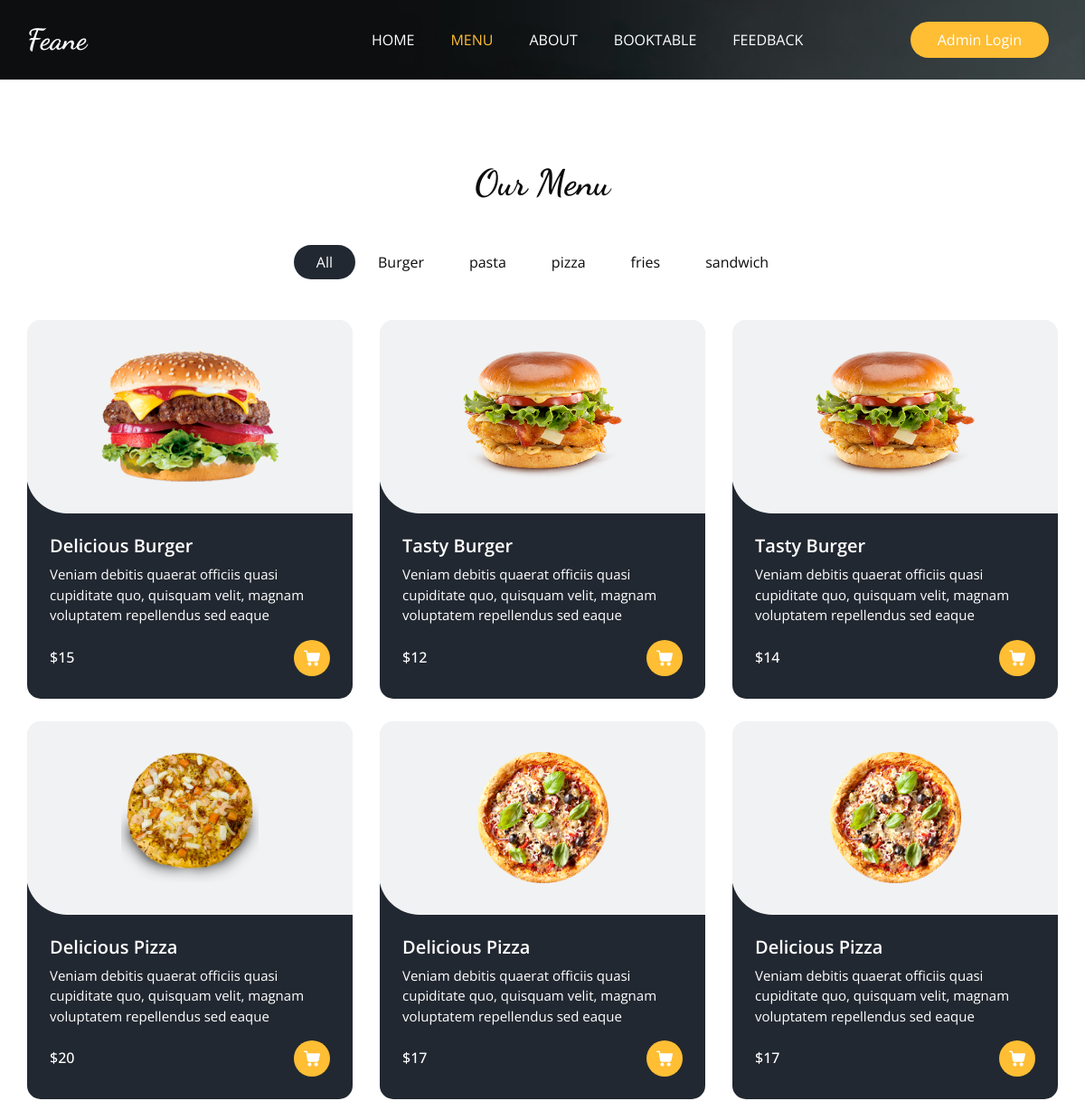
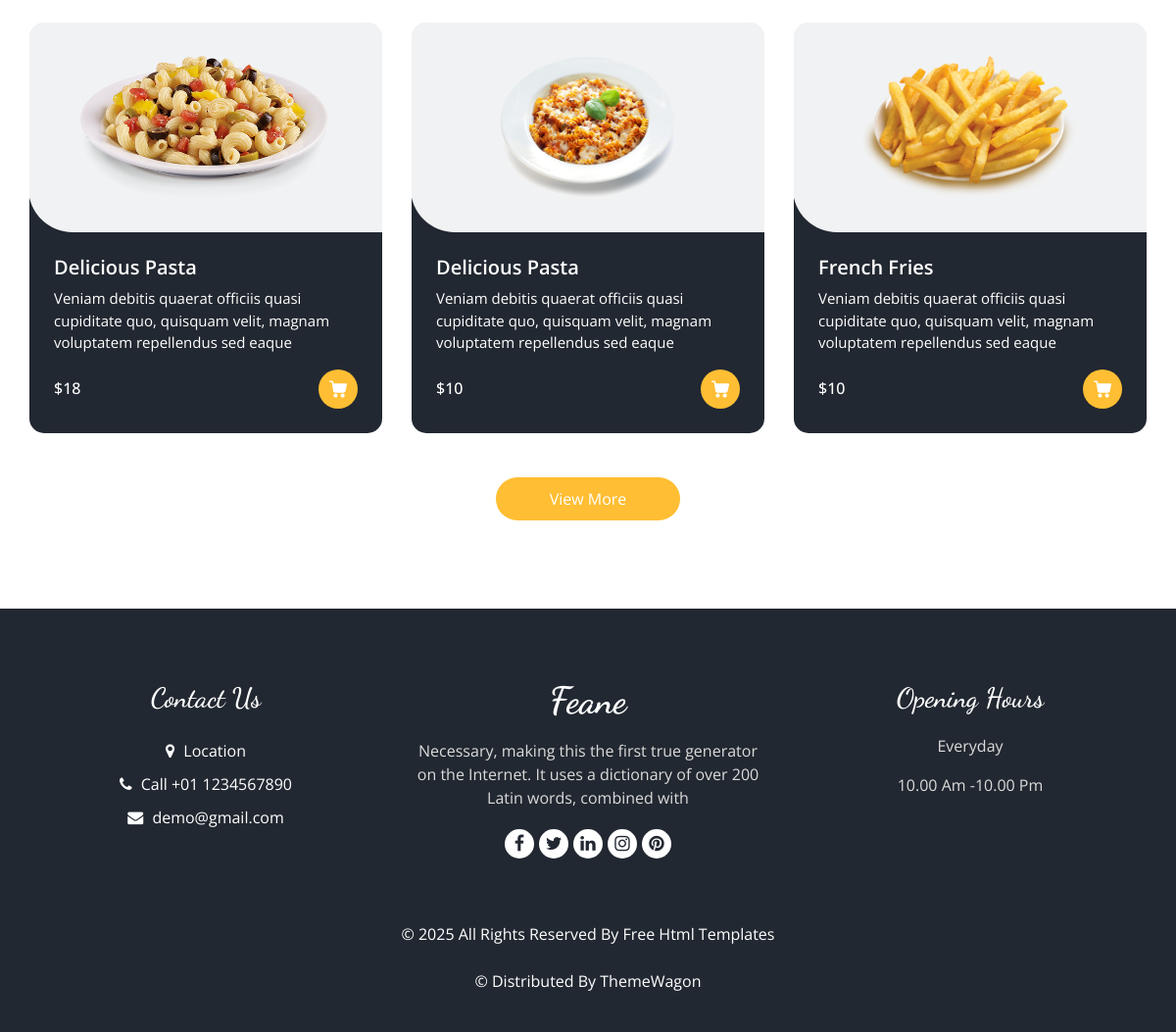
The app's page /menu/ with its own data (2 pictures, top to bottom).
### Base_app/models.py (models this page shows, shortened)
class ItemList(models.Model):
    Category_name = models.CharField(max_length=100)
    def __str__(self):
        return self.Category_name

class Items(models.Model):
    Item_name = models.CharField(max_length=100)
    description = models.TextField(blank=False)
    Price = models.IntegerField()
    Category = models.ForeignKey(ItemList,related_name='Name',on_delete=models.CASCADE )
    Image = models.ImageField(upload_to='Items/')

### Base_app/views.py (the view)
# urls.py: path('menu/', MenuView, name="Menu"),
def MenuView(request):
    items = Items.objects.all()
    list = ItemList.objects.all()
    return render(request, 'menu.html',{'items':items, 'list':list})

### template/menu.html (shortened to what this page needs)
{% extends "base.html" %}
{% block active1 %}active{% endblock active1 %}
{% block class %}class="sub_page"{% endblock class %}
{% block main %}
    <section class="food_section layout_padding">
      <div class="container">
        <div class="heading_container heading_center">
          <h2>
            Our Menu
          </h2>
        </div>
        <ul class="filters_menu">
          <li class="active" data-filter="*">All</li>
          {% for i in list %}
          <li data-filter=".{{i.Category_name}}">{{i.Category_name}}</li>
          {% endfor %}
        </ul>
        <div class="filters-content">
          <div class="row grid">
            {% for j in items %}
            <div class="col-sm-6 col-lg-4 all {{j.Category}}">
              <div class="box">
                <div>
                  <div class="img-box">
                    <img src="/media/{{j.Image}}" alt="">
                  </div>
                  <div class="detail-box">
                    <h5>
                      {{j.Item_name}}
                    </h5>
                    <p>
                      {{j.description}}
                    </p>
                    <div class="options">
                      <h6>
                        ${{j.Price}}
                      </h6>
                      <a href="">
                      </a>
                    </div>
                  </div>
                </div>
              </div>
            </div>
            {% endfor %}
          </div>
        </div>
        <div class="btn-box">
          <a href="">
            View More
          </a>
        </div>
      </div>
    </section>
{% endblock main %}

### template/base.html (shortened to what this page needs)
<!DOCTYPE html>
<html>
{% load static %}
<head>
  <link rel="stylesheet" type="text/css" href="{% static 'css/bootstrap.css' %}" />
  <link rel="stylesheet" type="text/css" href="https://cdnjs.cloudflare.com/ajax/libs/OwlCarousel2/2.3.4/assets/owl.carousel.min.css" />
  <link rel="stylesheet" href="https://cdnjs.cloudflare.com/ajax/libs/jquery-nice-select/1.1.0/css/nice-select.min.css" />
  <link href="{% static 'css/font-awesome.min.css' %}" rel="stylesheet" />
  <link href="{% static 'css/style.css' %}" rel="stylesheet" />
  <link href="{% static 'css/responsive.css' %}" rel="stylesheet" />
</head>
<body {% block class %}{% endblock class %}>
  <div class="hero_area">
    <div class="bg-box">
      <img src="{% static 'images/hero-bg.jpg' %}" alt="">
    </div>
    <header class="header_section">
      <div class="container">
        <nav class="navbar navbar-expand-lg custom_nav-container ">
          <a class="navbar-brand" href="{% url "Home" %}">
            <span>
              Feane
            </span>
          </a>
          <div class="collapse navbar-collapse" id="navbarSupportedContent">
            <ul class="navbar-nav  mx-auto ">
              <li class="nav-item {% block active %}{% endblock active %}">
                <a class="nav-link" href="{% url "Home" %}">Home <span class="sr-only">(current)</span></a>
              </li>
              <li class="nav-item {% block active1 %}{% endblock active1 %}">
                <a class="nav-link" href="{% url "Menu" %}">Menu</a>
              </li>
              <li class="nav-item {% block active2 %}{% endblock active2 %}">
                <a class="nav-link" href="{% url "About" %}">About</a>
              </li>
              <li class="nav-item {% block active3 %}{% endblock active3 %}">
                <a class="nav-link" href="{% url "BookTable" %}">BookTable</a>
              </li>
              <li class="nav-item {% block active4 %}{% endblock active4 %}">
                <a class="nav-link" href="{% url "Feedback" %}">Feedback</a>
              </li>
            </ul>
            <div class="user_option">
              <a href="/admin" class="order_online">
                Admin Login
              </a>
            </div>
          </div>
        </nav>
      </div>
    </header>
  </div>
  {% block main %}
  {% endblock main %}
  <footer class="footer_section">
    <div class="container">
      <div class="row">
        <div class="col-md-4 footer-col">
          <div class="footer_contact">
            <h4>
              Contact Us
            </h4>
            <div class="contact_link_box">
              <a href="">
                <i class="fa fa-map-marker" aria-hidden="true"></i>
                <span>
                  Location
                </span>
              </a>
              <a href="">
                <i class="fa fa-phone" aria-hidden="true"></i>
                <span>
                  Call +01 1234567890
                </span>
              </a>
              <a href="">
                <i class="fa fa-envelope" aria-hidden="true"></i>
                <span>
                  demo@gmail.com
                </span>
              </a>
            </div>
          </div>
        </div>
        <div class="col-md-4 footer-col">
          <div class="footer_detail">
            <a href="" class="footer-logo">
              Feane
            </a>
            <p>
              Necessary, making this the first true generator on the Internet. It uses a dictionary of over 200 Latin words, combined with
            </p>
            <div class="footer_social">
              <a href="">
                <i class="fa fa-facebook" aria-hidden="true"></i>
              </a>
              <a href="">
                <i class="fa fa-twitter" aria-hidden="true"></i>
              </a>
              <a href="">
                <i class="fa fa-linkedin" aria-hidden="true"></i>
              </a>
              <a href="">
                <i class="fa fa-instagram" aria-hidden="true"></i>
              </a>
              <a href="">
                <i class="fa fa-pinterest" aria-hidden="true"></i>
              </a>
            </div>
          </div>
        </div>
        <div class="col-md-4 footer-col">
          <h4>
            Opening Hours
          </h4>
          <p>
            Everyday
          </p>
          <p>
            10.00 Am -10.00 Pm
          </p>
        </div>
      </div>
      <div class="footer-info">
        <p>
          &copy; <span id="displayYear"></span> All Rights Reserved By
          <a href="https://html.design/">Free Html Templates</a><br><br>
          &copy;  Distributed By
          <a href="https://themewagon.com/" target="_blank">ThemeWagon</a>
        </p>
      </div>
    </div>
  </footer>
</body>
</html>

### Static/css/responsive.css (style rules this page uses)
@media (min-width: 1200px) { .container { max-width: 1170px; } }

### records on screen
ItemList: Category_name "Burger"
ItemList: Category_name "pasta"
ItemList: Category_name "pizza"
ItemList: Category_name "fries"
ItemList: Category_name "sandwich"
Items: Image (picture), Item_name "Delicious Burger", description "Veniam debitis quaerat officiis quasi cupiditate quo, quisquam velit, magnam voluptatem repellendus sed eaque", Price "15"
Items: Image (picture), Item_name "Tasty Burger", description "Veniam debitis quaerat officiis quasi cupiditate quo, quisquam velit, magnam voluptatem repellendus sed eaque", Price "12"
Items: Image (picture), Item_name "Tasty Burger", description "Veniam debitis quaerat officiis quasi cupiditate quo, quisquam velit, magnam voluptatem repellendus sed eaque", Price "14"
Items: Image (picture), Item_name "Delicious Pizza", description "Veniam debitis quaerat officiis quasi cupiditate quo, quisquam velit, magnam voluptatem repellendus sed eaque", Price "20"
Items: Image (picture), Item_name "Delicious Pizza", description "Veniam debitis quaerat officiis quasi cupiditate quo, quisquam velit, magnam voluptatem repellendus sed eaque", Price "17"
Items: Image (picture), Item_name "Delicious Pizza", description "Veniam debitis quaerat officiis quasi cupiditate quo, quisquam velit, magnam voluptatem repellendus sed eaque", Price "17"
Items: Image (picture), Item_name "Delicious Pasta", description "Veniam debitis quaerat officiis quasi cupiditate quo, quisquam velit, magnam voluptatem repellendus sed eaque", Price "18"
Items: Image (picture), Item_name "Delicious Pasta", description "Veniam debitis quaerat officiis quasi cupiditate quo, quisquam velit, magnam voluptatem repellendus sed eaque", Price "10"
Items: Image (picture), Item_name "French Fries", description "Veniam debitis quaerat officiis quasi cupiditate quo, quisquam velit, magnam voluptatem repellendus sed eaque", Price "10"
